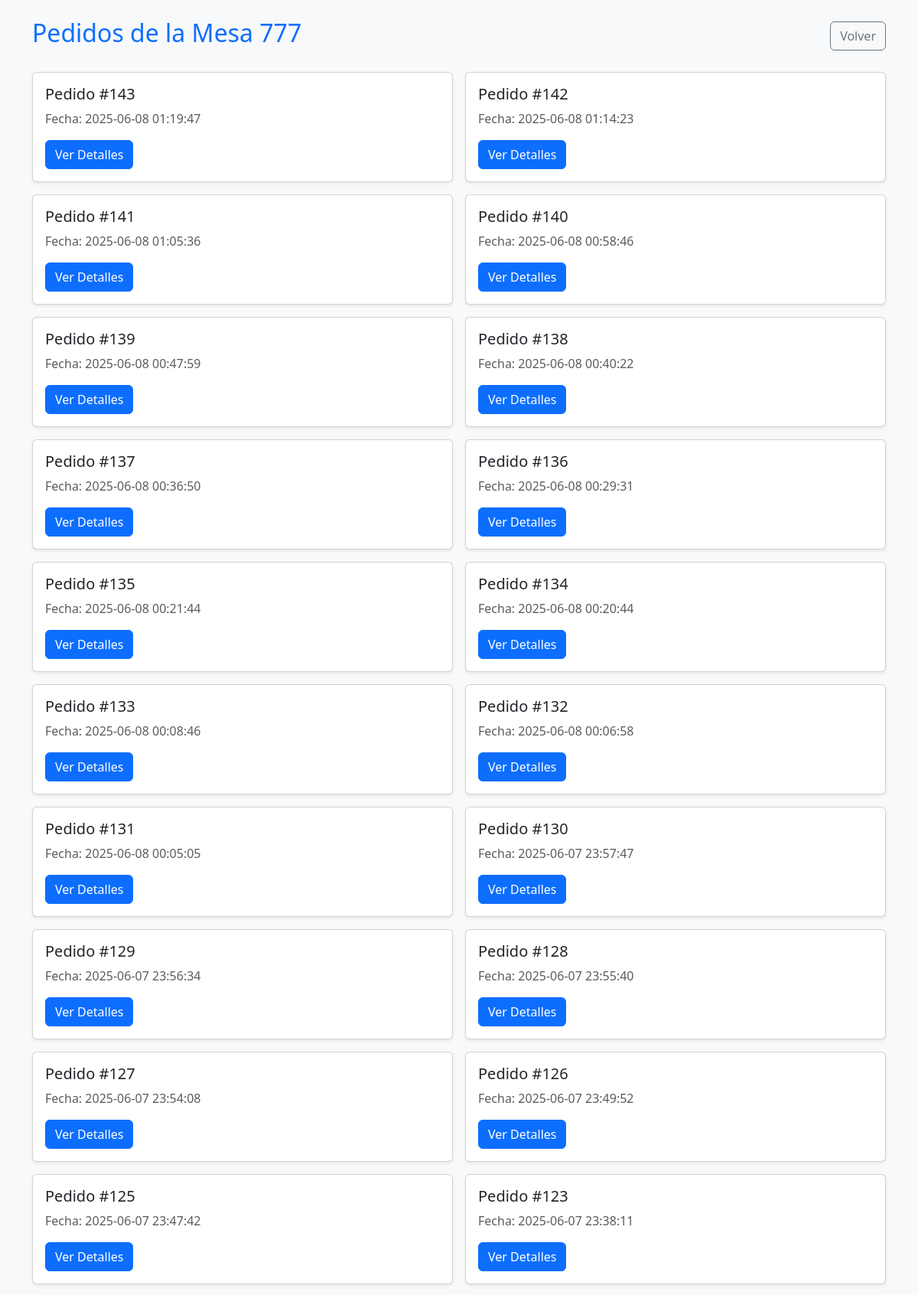
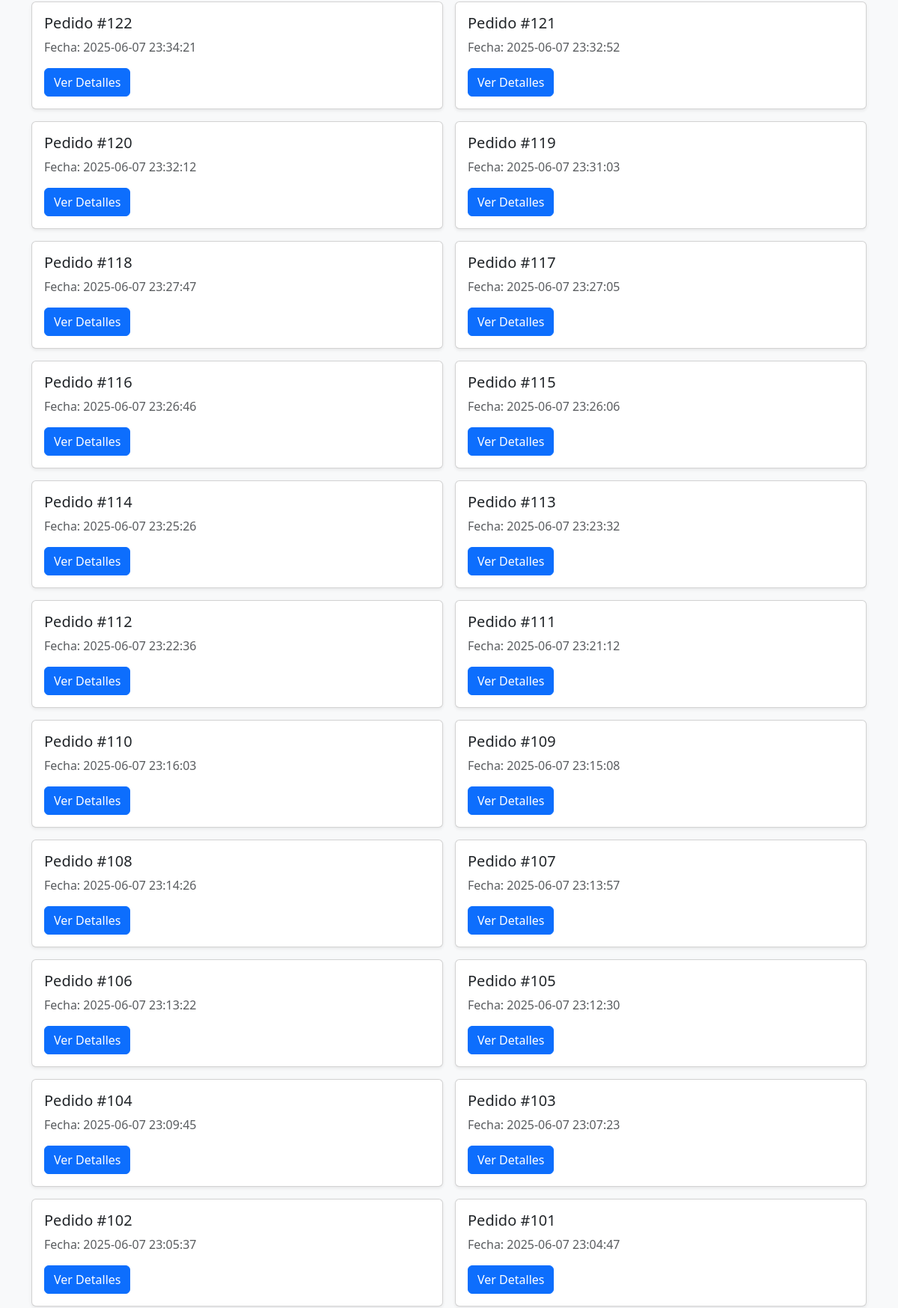
The page /mesa.php?mesa=777 (upper part) on the database its author committed (2 pictures, top to bottom).
### tables this page shows
CREATE TABLE `pedidos` (
  `id` int NOT NULL,
  `mesa` int NOT NULL,
  `cliente` varchar(100) NOT NULL,
  `fecha` datetime DEFAULT CURRENT_TIMESTAMP,
  `pagado` tinyint(1) NOT NULL DEFAULT '0',
  `monto_pagado` int DEFAULT '0'
);

### mesa.php (the view, shortened to what this page needs)
<?php
include 'config.php';
$mesa = isset($_GET['mesa']) ? intval($_GET['mesa']) : 0;
$res = $conn->query("SELECT * FROM pedidos WHERE mesa = $mesa ORDER BY fecha DESC");
?>
<!DOCTYPE html>
<html lang="es">
<head>
    <link href="https://cdn.jsdelivr.net/npm/bootstrap@5.3.2/dist/css/bootstrap.min.css" rel="stylesheet">
</head>
<body>
    <div class="container py-4">
        <div class="d-flex justify-content-between align-items-center mb-4">
            <h2 class="text-primary">Pedidos de la Mesa <?= $mesa ?></h2>
            <a href="index.php" class="btn btn-outline-secondary">Volver</a>
        </div>
        <?php if ($res->num_rows > 0): ?>
            <div class="row row-cols-1 row-cols-md-2 g-3">
                <?php while ($row = $res->fetch_assoc()): ?>
                    <div class="col">
                        <div class="card pedido-card shadow-sm">
                            <div class="card-body">
                                <h5 class="card-title">Pedido #<?= $row['id'] ?></h5>
                                <p class="card-text text-muted">Fecha: <?= $row['fecha'] ?></p>
                                <a href="pedido.php?id=<?= $row['id'] ?>" class="btn btn-primary">Ver Detalles</a>
                            </div>
                        </div>
                    </div>
                <?php endwhile; ?>
            </div>
        <?php else: ?>
            <div class="alert alert-warning text-center">No hay pedidos para esta mesa.</div>
        <?php endif; ?>
    </div>
</body>
</html>

### mesa.php (style rules this page uses)
body { background-color: #f8f9fa; }
.pedido-card { transition: transform 0.2s ease; }

### rows shown on the page
pedidos: id "143", fecha "2025-06-08 01:19:47"
pedidos: id "142", fecha "2025-06-08 01:14:23"
pedidos: id "141", fecha "2025-06-08 01:05:36"
pedidos: id "140", fecha "2025-06-08 00:58:46"
pedidos: id "139", fecha "2025-06-08 00:47:59"
pedidos: id "138", fecha "2025-06-08 00:40:22"
pedidos: id "137", fecha "2025-06-08 00:36:50"
pedidos: id "136", fecha "2025-06-08 00:29:31"
pedidos: id "135", fecha "2025-06-08 00:21:44"
pedidos: id "134", fecha "2025-06-08 00:20:44"
pedidos: id "133", fecha "2025-06-08 00:08:46"
pedidos: id "132", fecha "2025-06-08 00:06:58"
pedidos: id "131", fecha "2025-06-08 00:05:05"
pedidos: id "130", fecha "2025-06-07 23:57:47"
pedidos: id "129", fecha "2025-06-07 23:56:34"
pedidos: id "128", fecha "2025-06-07 23:55:40"
pedidos: id "127", fecha "2025-06-07 23:54:08"
pedidos: id "126", fecha "2025-06-07 23:49:52"
pedidos: id "125", fecha "2025-06-07 23:47:42"
pedidos: id "123", fecha "2025-06-07 23:38:11"
pedidos: id "122", fecha "2025-06-07 23:34:21"
pedidos: id "121", fecha "2025-06-07 23:32:52"
pedidos: id "120", fecha "2025-06-07 23:32:12"
pedidos: id "119", fecha "2025-06-07 23:31:03"
pedidos: id "118", fecha "2025-06-07 23:27:47"
pedidos: id "117", fecha "2025-06-07 23:27:05"
pedidos: id "116", fecha "2025-06-07 23:26:46"
pedidos: id "115", fecha "2025-06-07 23:26:06"
pedidos: id "114", fecha "2025-06-07 23:25:26"
pedidos: id "113", fecha "2025-06-07 23:23:32"
pedidos: id "112", fecha "2025-06-07 23:22:36"
pedidos: id "111", fecha "2025-06-07 23:21:12"
pedidos: id "110", fecha "2025-06-07 23:16:03"
pedidos: id "109", fecha "2025-06-07 23:15:08"
pedidos: id "108", fecha "2025-06-07 23:14:26"
pedidos: id "107", fecha "2025-06-07 23:13:57"
pedidos: id "106", fecha "2025-06-07 23:13:22"
pedidos: id "105", fecha "2025-06-07 23:12:30"
pedidos: id "104", fecha "2025-06-07 23:09:45"
pedidos: id "103", fecha "2025-06-07 23:07:23"
pedidos: id "102", fecha "2025-06-07 23:05:37"
pedidos: id "101", fecha "2025-06-07 23:04:47"

### other values the page prints
$mesa "777"
